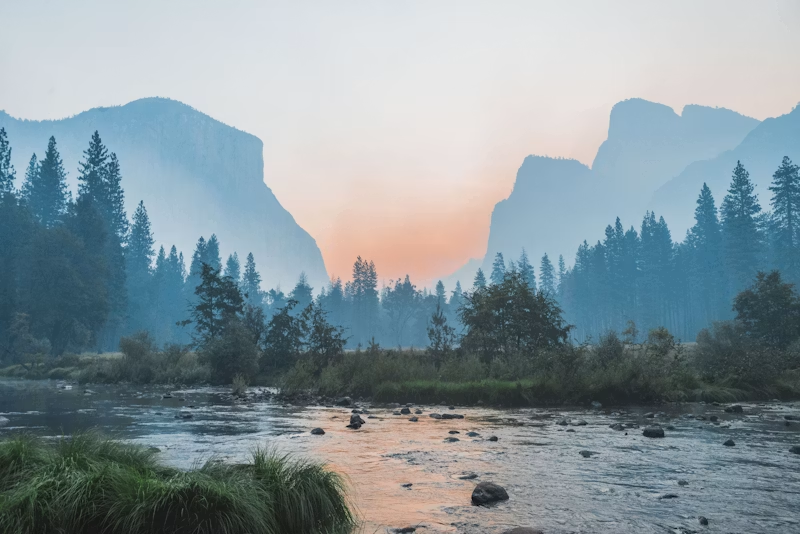
#> input picture stego_image.png, 800 x 534 px
$ python feature_extraction.py
#> lines starting #> are read from the running program, lines starting #| are printed output that depends on the picture; after the words box and inside, x2 and y2 are one past the last pixel; in counts of white or black regions, pixels touching at a corner belong together; long printed decimals are rounded
import cv2
import numpy as np
from pathlib import Path

ROOT = Path(__file__).resolve().parent


def extract_features(image_path):
    img = cv2.imread(image_path, cv2.IMREAD_GRAYSCALE)
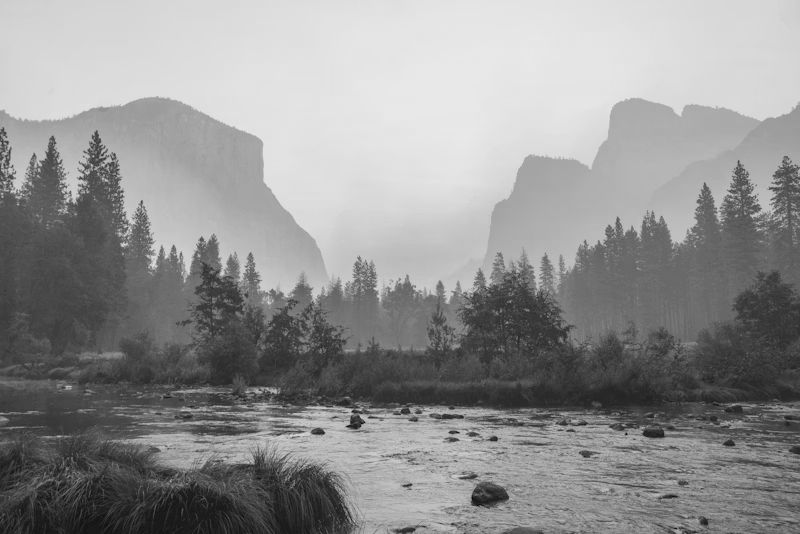
#> img: shape (534, 800); min 0, max 233, mean 145.4

    if img is None:
        raise FileNotFoundError(f"Image not found: {image_path}")

    variance = float(np.var(img))
#> variance = 4037.1
    edges = cv2.Canny(img, 100, 200)
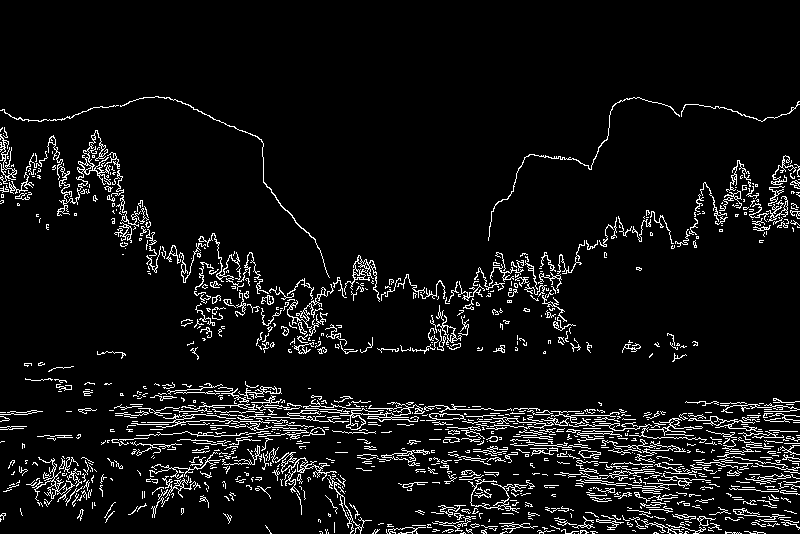
#> edges: shape (534, 800); 6.8% white in thin lines or dots, all inside (x1, y1, x2, y2) = (0, 96, 800, 534)
    edge_count = int(np.sum(edges > 0))
#> edge_count = 28900
    mean_intensity = float(np.mean(img))
#> mean_intensity = 145.4

    return [variance, edge_count, mean_intensity]


if __name__ == "__main__":
    image_path = ROOT / "stego_image.png"
    try:
        features = extract_features(image_path)
#> features = [4037.1, 28900, 145.4]
        print(f"Image: {image_path}")
        print(f"Variance: {features[0]}")
#| Variance: 4037.079
        print(f"Edge Count: {features[1]}")
#| Edge Count: 28900
        print(f"Mean Intensity: {features[2]}")
#| Mean Intensity: 145.397
    except Exception as e:
        print(f"Error: {e}")
